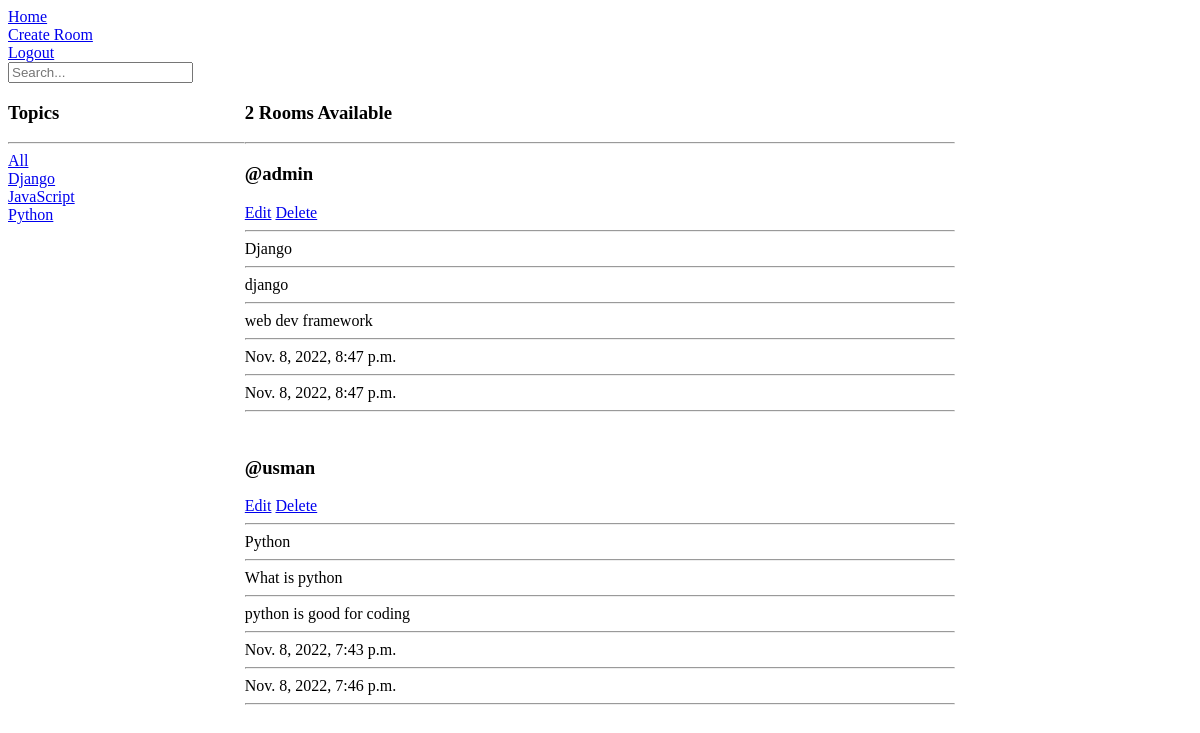
The app's page / (signed in), older data.
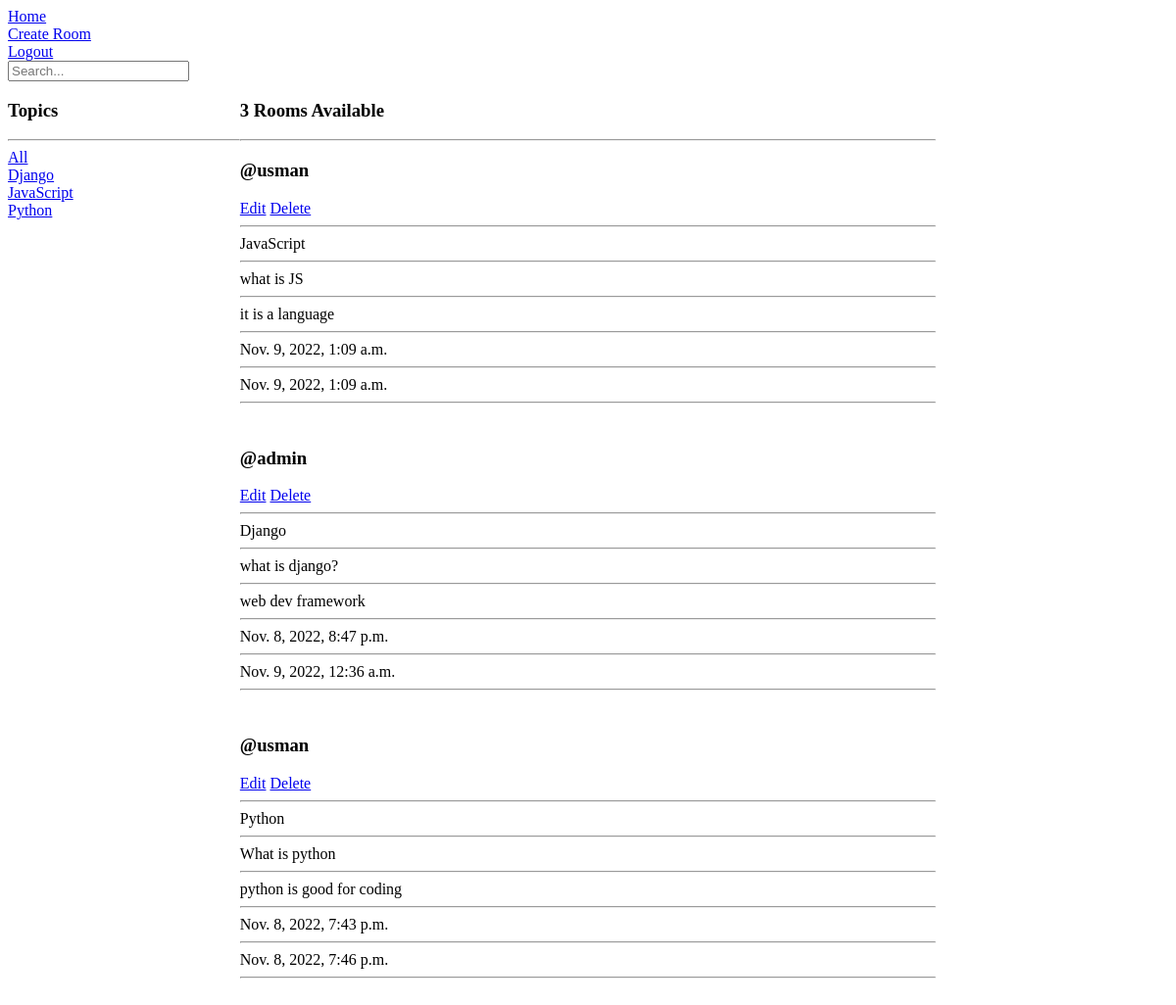
The same page, newer data.
### base/models.py (models this page shows, shortened)
class Topic(models.Model):
    name = models.CharField(max_length=200)
    def __str__(self):
        return self.name[:20]
    class Meta:
        ordering=['name']

class Room(models.Model):
    host = models.ForeignKey(User, on_delete=models.CASCADE)
    topic = models.ForeignKey(Topic, on_delete=models.CASCADE)
    name = models.CharField(max_length=200)
    description = models.TextField(max_length=1024)
    created = models.DateTimeField(auto_now_add=True)
    updated = models.DateTimeField(auto_now=True)
    class Meta:
        ordering=['-updated']

### base/views.py (the view)
# urls.py: path('', views.index, name='home'),
@login_required(login_url='/login')
def index(request):
    topic = Topic.objects.all()
    q = request.GET.get('q') if request.GET.get('q')  != None else ''
    room = Room.objects.filter(
        Q(topic__name__icontains=q) |
        Q(name__icontains=q) |
        Q(description__icontains=q)
    )
    room_count=room.count()
    return render(request, 'base/home.html', {'room':room, 'topic':topic, 'room_count':room_count})

### base/templates/base/home.html (shortened to what this page needs)
{% extends 'main.html' %} {% block content %}
<div class="home-container">
  <div>
    <h3>Topics</h3>
    <hr>
    <div>
      <a href="{% url 'home' %}">All</a>
  </div>
    {% for obj in topic%}
    <div>
        <a href="{% url 'home' %}?q={{obj.name}}">{{obj.name}}</a>
    </div>
    {% endfor %}
  </div>
  <div>
    <h3>{{room_count}} Rooms Available</h3>
    <hr>
    {% for x in room %}
    <h3>@{{x.host}}</h3>
    <a href="{% url 'update-room' x.id %}">Edit</a>
    <a href="{% url 'delete-room' x.id %}">Delete</a>
    <hr />
    {{x.topic}}
    <hr />
    {{x.name}}
    <hr />
    {{x.description}}
    <hr />
    {{x.created}}
    <hr />
    {{x.updated}}
    <hr />
    <br />
    {% endfor%}
  </div>
</div>
{% endblock %}

### templates/main.html (shortened to what this page needs)
<!DOCTYPE html>
<html>
<head>
</head>
<body>
    {% include "navbar.html" %}
    {% block content %}
    {% endblock %}
</body>
</html>

### templates/navbar.html (shortened to what this page needs)
<a href="/">Home</a><br>
<a href="/create-room">Create Room</a><br>
{% if user.is_authenticated %}
<a href="{% url 'logout'%}">Logout</a><br>
{% endif %}
<form method='GET' action="{%url 'home'%}">
    <input type='text' name='q' placeholder='Search...'>
</form>

### base/templates/base/home.html (style rules this page uses)
.home-container { display: grid; grid-template-columns: 1fr 3fr 1fr; }

Row changes from the older to the newer data that the page shows:
added Room: host "usman", topic "JavaScript", name "what is JS", description "it is a language", created "Nov. 9, 2022, 1:09 a.m.", updated "Nov. 9, 2022, 1:09 a.m."
changed Room "web dev framework": name "django" → "what is django?"; updated "Nov. 8, 2022, 8:47 p.m." → "Nov. 9, 2022, 12:36 a.m."
Text that changed along with them:
{{ room_count }}: "2" → "3"
